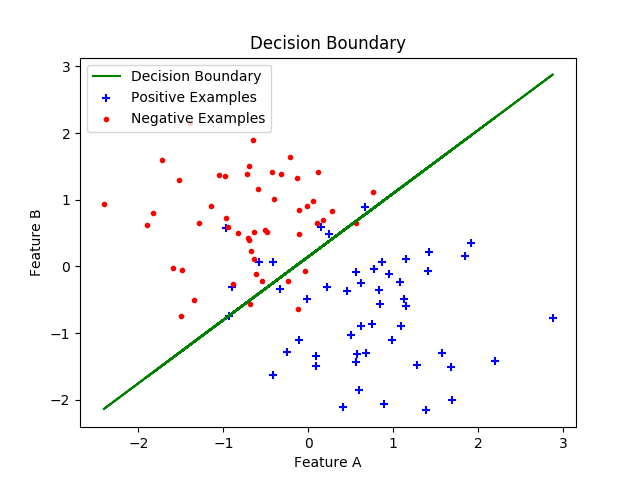

Here is the Python script that generated this plot:
import numpy as np
import pandas as pd
import matplotlib.pyplot as plt
from matplotlib.animation import FuncAnimation
from mpl_toolkits.mplot3d import axes3d, Axes3D
import time

# Function for normalizing the data
def normalize(X):
    m = X.shape[0]
    mean = np.sum(X,axis=0)/m
    var = np.sum((X-mean)**2,axis=0)/m
    sd = np.sqrt(var)
    X = (X-mean)/sd
    return X
    
# Initializing the parameters
def init():
    X = np.array(pd.read_csv("../ass1_data/data/q3/logisticX.csv",header=None))
    X = normalize(X)
    X = np.append(np.ones((X.shape[0],1)),X,axis=1)
    Y = np.array(pd.read_csv("../ass1_data/data/q3/logisticY.csv",header=None))
    param = np.array([[0],[0],[0]])
    return X,Y,param

# Hypothesis function
def hyp(X,param):
    return 1/(1+np.exp((-1)*np.dot(X,param)))

# Newton's Method for convergence
def newton(X,Y,p,epsilon=1e-12,steps=10000):
    conv = False
    i=0
    while(not conv):
        fd = np.dot((Y-hyp(X,p)).T,X).T
        factor = hyp(X,p)*(1-hyp(X,p))
        H = (-1)*np.dot((X*factor).T,X)
        diff = np.dot(np.linalg.inv(H),fd)
        pNext = p-diff
        i=i+1
        if(i>steps or abs(pNext-p).all() < epsilon):
            p = pNext
            conv=True
        p = pNext
        i = i+1
    return p

if __name__ == '__main__':

    # PART A----Learning the parameters
    X,Y,param = init()
    theta = newton(X,Y,param,steps=1000)
    print(theta)

    # PART B----Plotting the linear boundary created by the parameters

    yPred = np.dot(X,theta)
    yPred[yPred>0.5] = 1
    yPred[yPred<=0.5] = 0

    pos = []
    neg = []
    for i in range(0,Y.shape[0]):
        if(Y[i]==1):
            pos.append(X[i,1:3])
        else:
            neg.append(X[i,1:3])
    pos = np.array(pos)
    neg = np.array(neg)

    fig = plt.figure(0)
    ax = plt.gca()
    ax.scatter(pos[:,0:1],pos[:,1:2],color="blue",marker="+",label="Positive Examples")
    ax.scatter(neg[:,0:1],neg[:,1:2],color="red",marker=".",label="Negative Examples")
    ax.set_title("Decision Boundary")
    ax.set_xlabel("Feature A")
    ax.set_ylabel("Feature B")
    lineX1 = X[:,1:2]
    lineX2 = -(theta[0][0]+theta[1][0]*lineX1)/theta[2][0]
    
    plt.plot(lineX1,lineX2,color="green",label="Decision Boundary")
    ax.legend(loc="upper left")

    plt.show()
